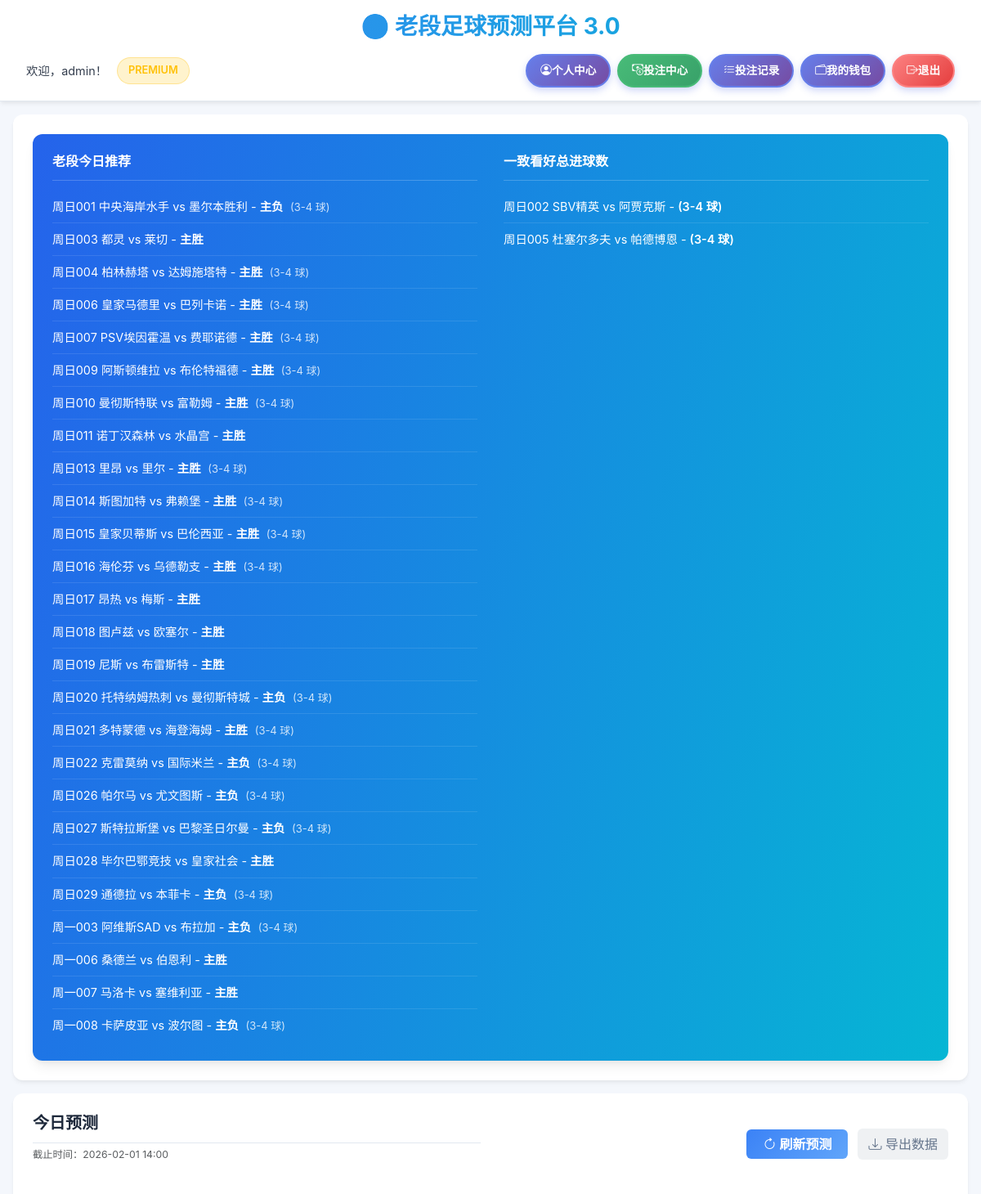
The page / (signed in, upper part) on the database its author committed.
### tables this page shows
CREATE TABLE users (
            id INTEGER PRIMARY KEY AUTOINCREMENT,
            username TEXT UNIQUE NOT NULL,
            password_hash TEXT NOT NULL,
            email TEXT UNIQUE NOT NULL,
            membership_level INTEGER NOT NULL DEFAULT 1,
            created_at DATETIME DEFAULT CURRENT_TIMESTAMP,
            expires_at DATETIME,
            is_active INTEGER DEFAULT 1,
            last_login DATETIME
        , password TEXT);

CREATE TABLE user_membership (
            id INTEGER PRIMARY KEY AUTOINCREMENT,
            user_id INTEGER UNIQUE NOT NULL,
            level INTEGER NOT NULL DEFAULT 1,
            level_name TEXT NOT NULL DEFAULT 'Basic',
            permissions TEXT NOT NULL DEFAULT 'basic_predictions',
            created_at DATETIME DEFAULT CURRENT_TIMESTAMP,
            updated_at DATETIME DEFAULT CURRENT_TIMESTAMP,
            FOREIGN KEY (user_id) REFERENCES users (id) ON DELETE CASCADE
        );

CREATE TABLE predictions (
                    match_id TEXT PRIMARY KEY,
                    match_date TEXT NOT NULL,
                    match_time TEXT NOT NULL,
                    league TEXT,
                    home_team TEXT,
                    away_team TEXT,
                    ml_prediction TEXT,
                    ml_win_prob REAL,
                    ml_draw_prob REAL,
                    ml_lose_prob REAL,
                    ml_predicted_score TEXT,
                    ml_total_goals_range TEXT,
                    dl_prediction TEXT,
                    dl_win_prob REAL,
                    dl_draw_prob REAL,
                    dl_lose_prob REAL,
                    dl_predicted_score TEXT,
                    dl_total_goals_range TEXT,
                    actual_result TEXT,
                    real_match_id TEXT,
                    ai_prediction TEXT,
                    ai_win_rate REAL,
                    ai_reason TEXT,
                    actual_score TEXT,
                    actual_total_goals INTEGER,
                    actual_home_goals INTEGER,
                    actual_away_goals INTEGER
                , win_odds REAL, draw_odds REAL, lose_odds REAL, last_updated DATETIME);

### app.py (the view)
@app.route('/')
@login_required
def index():
    last_update = get_last_update_time()
    if not last_update or (datetime.now() - last_update) > timedelta(minutes=30):
        logger.info("数据陈旧，将启动后台线程更新预测...")
        update_thread = threading.Thread(target=_update_predictions_logic)
        update_thread.start()
    conn = get_db_connection()
    try:
        today_str = datetime.now().strftime('%Y-%m-%d')
        available_matches_rows = conn.execute(
            "SELECT * FROM predictions WHERE match_date >= ? ORDER BY match_date, match_time", (today_str,)
        ).fetchall()
        historical_preds_rows_for_display = conn.execute(
            "SELECT * FROM predictions WHERE actual_result IS NOT NULL AND actual_result != '' ORDER BY match_date DESC, match_time DESC LIMIT 5"
        ).fetchall()
        all_historical_preds_rows = conn.execute(
            "SELECT * FROM predictions WHERE actual_result IS NOT NULL AND actual_result != ''"
        ).fetchall()
    finally:
        conn.close()
    matches = [dict_from_row(match) for match in available_matches_rows]
    matches = filter_active_matches(matches) # 过滤已结束的比赛
    user_info = get_user_membership_info(session['user_id'])
    if not user_info:
        flash('用户信息获取失败', 'error')
        return redirect(url_for('login'))
    membership_level = user_info['membership_level']
    historical_predictions_for_display = [dict_from_row(row) for row in historical_preds_rows_for_display]
    win_loss_recommendations = [
        p for p in matches if p and
        p.get('ml_prediction') and p.get('dl_prediction') and
        isinstance(p.get('ml_prediction'), str) and isinstance(p.get('dl_prediction'), str) and
        p.get('ml_prediction').strip().lower() == p.get('dl_prediction').strip().lower() and
        p.get('ml_prediction').strip().lower() in ['win', 'draw', 'lose']
    ]
    goals_recommendations = [
        p for p in matches if p and
        p.get('ml_total_goals_range') and p.get('dl_total_goals_range') and
        isinstance(p.get('ml_total_goals_range'), str) and isinstance(p.get('dl_total_goals_range'), str) and
        p.get('ml_total_goals_range').strip() == p.get('dl_total_goals_range').strip()
    ]
    all_historical_predictions = [dict_from_row(row) for row in all_historical_preds_rows]
    accuracy_stats = calculate_enhanced_accuracy_stats(all_historical_predictions)
    yesterday_accuracy_stats = calculate_yesterday_accuracy_stats()
    win_loss_match_ids = {p['match_id'] for p in win_loss_recommendations}
    return render_template(
        'index.html',
                           today_predictions=matches,
                           historical_predictions=historical_predictions_for_display, # 传给模板的是用于显示的5条
                           win_loss_recommendations=win_loss_recommendations,
                           goals_recommendations=goals_recommendations,
                           win_loss_match_ids=win_loss_match_ids, # 传递ID集合
        accuracy_stats=accuracy_stats,
        yesterday_accuracy_stats=yesterday_accuracy_stats,  # 添加新的统计数据
        user_info=user_info,
        membership_level=membership_level
    )

### app.py (called while the page is built, shortened)
def get_db_connection():
    conn = sqlite3.connect(DB_FILE)
    conn.row_factory = sqlite3.Row  # 这使得查询结果可以像字典一样访问列
    return conn

def dict_from_row(row):
    if row is None:
        return None
    return dict(zip(row.keys(), row))

def get_last_update_time():
    conn = get_db_connection()
    try:
        conn.execute('''
            CREATE TABLE IF NOT EXISTS app_config (
                key TEXT PRIMARY KEY,
                value TEXT
            )
        ''')
        last_update = conn.execute("SELECT value FROM app_config WHERE key = 'last_successful_update'").fetchone()
        conn.close()
        if last_update:
            return datetime.fromisoformat(last_update[0])
        return None
    except Exception as e:
        logger.error(f"获取最后更新时间失败: {e}")
        if conn:
            conn.close()
        return None

def get_user_membership_info(user_id):
    conn = get_db_connection()
    user_info = conn.execute('''
        SELECT u.*, um.level, um.level_name, um.permissions
        FROM users u
        LEFT JOIN user_membership um ON u.id = um.user_id
        WHERE u.id = ?
    ''', (user_id,)).fetchone()
    conn.close()
    if user_info:
        user_dict = dict_from_row(user_info)
        if user_dict:  # 确保user_dict不是None
            user_dict['membership_level'] = user_dict.get('level', 1)
            user_dict['membership_name'] = user_dict.get('level_name', 'Basic')
            descriptions = {
                1: '只能查看老段推荐和一致看好',
                2: '可查看ML和DL预测，不含AI分析',
                3: '可查看全部预测数据包括AI分析'
            }
            user_dict['membership_description'] = descriptions.get(user_dict.get('level', 1), '基础功能')
            return user_dict
    return None

def login_required(f):
    @wraps(f)
    def decorated_function(*args, **kwargs):
        if 'user_id' not in session:
            return redirect(url_for('login'))
        return f(*args, **kwargs)
    return decorated_function

def _is_goals_in_range(actual_goals, goals_range):
    try:
        if '-' in goals_range:
            min_goals, max_goals = map(int, goals_range.split('-'))
            return min_goals <= actual_goals <= max_goals
        elif goals_range.endswith('+'):
            min_goals = int(goals_range[:-1])
            return actual_goals >= min_goals
        else:
            return actual_goals == int(goals_range)
    except (ValueError, TypeError):
        return False

### templates/index.html (shortened to what this page needs)
<!DOCTYPE html>
<html lang="zh-CN">
<head>
    <link href="{{ url_for('static', filename='css/bootstrap.min.css') }}" rel="stylesheet">
    <link rel="stylesheet" href="{{ url_for('static', filename='css/bootstrap-icons.css') }}">
</head>
<body>
    <header class="main-header">
        <div class="main-container">
            <h1 class="main-title">⚽ 老段足球预测平台 3.0</h1>
            <div class="user-info">
                <div class="welcome-section">
                    <span class="welcome-text">欢迎，{{ user_info.username }}！</span>
                    <span class="membership-badge membership-level-{{ user_info.membership_level }}">
                        {{ user_info.membership_name }}
                    </span>
                </div>
                <div class="nav-buttons">
                    <a href="{{ url_for('profile') }}" class="btn-outline">
                        <i class="bi bi-person-circle"></i> 个人中心
                    </a>
                    <a href="{{ url_for('betting_center') }}" class="btn-outline btn-betting">
                        <i class="bi bi-cash-coin"></i> 投注中心
                    </a>
                    <a href="{{ url_for('betting_records') }}" class="btn-outline">
                        <i class="bi bi-list-check"></i> 投注记录
                    </a>
                    <a href="{{ url_for('wallet') }}" class="btn-outline">
                        <i class="bi bi-wallet2"></i> 我的钱包
                    </a>
                    <a href="{{ url_for('logout') }}" class="btn-outline btn-logout"
                       onclick="return confirm('确定要退出登录吗？')">
                        <i class="bi bi-box-arrow-right"></i> 退出
                    </a>
                </div>
            </div>
        </div>
    </header>
    <main class="main-container">
        <section class="section-card">
            <div class="recommendation-card">
                <div class="recommendation-column">
                    <h3 class="recommendation-title">老段今日推荐</h3>
                    {% if win_loss_recommendations %}
                        <ul class="recommendation-list">
                        {% for p in win_loss_recommendations %}
                            {% set goal_rec = goals_recommendations | selectattr('match_id', 'equalto', p.match_id) | first %}
                            <li>
                                <span>{{ p.match_id }} {{ p.home_team }} vs {{ p.away_team }}</span> -
                                <strong>
                                    {% if p.ml_prediction == 'win' %}主胜
                                    {% elif p.ml_prediction == 'draw' %}平局
                                    {% else %}主负
                                    {% endif %}
                                </strong>
                                {% if goal_rec %}
                                    <span style="opacity: 0.8; font-size: 0.9em; margin-left: 5px;">({{ goal_rec.ml_total_goals_range }} 球)</span>
                                {% endif %}
                            </li>
                        {% endfor %}
                        </ul>
                    {% else %}
                    <p style="opacity: 0.7;">今日暂无胜平负一致推荐。</p>
                    {% endif %}
                </div>
                <div class="recommendation-column">
                    <h3 class="recommendation-title">一致看好总进球数</h3>
                    {% set filtered_goals_recs = goals_recommendations | rejectattr('match_id', 'in', win_loss_match_ids) | list %}
                    {% if filtered_goals_recs %}
                        <ul class="recommendation-list">
                        {% for p in filtered_goals_recs %}
                            <li>
                                <span>{{ p.match_id }} {{ p.home_team }} vs {{ p.away_team }}</span> -
                                <strong>({{ p.ml_total_goals_range }} 球)</strong>
                            </li>
                        {% endfor %}
                        </ul>
                    {% else %}
                        {% if goals_recommendations %}
                            <p style="opacity: 0.7;">所有总进球推荐已在左侧显示。</p>
                        {% else %}
                            <p style="opacity: 0.7;">模型暂无总进球一致推荐。</p>
                        {% endif %}
                    {% endif %}
                </div>
            </div>
        </section>
        {% if membership_level >= 2 %}
        <section class="section-card">
            <div class="row mb-4 align-items-center">
                <div class="col-md-6">
                    <h2 class="section-title mb-1">今日预测</h2>
                    <p class="text-muted small">
                        截止时间：{{ today_predictions[0].match_date ~ ' ' ~ today_predictions[0].match_time if today_predictions else 'N/A' }}
                    </p>
                </div>
                <div class="col-md-6 text-md-end d-flex justify-content-md-end align-items-center" style="gap: 0.75rem;">
                    <form action="{{ url_for('update_predictions') }}" method="POST" class="d-inline" id="update-predictions-form">
                        <button type="submit" class="btn btn-refresh-special" id="update-predictions-btn">
                            <i class="bi bi-arrow-clockwise"></i> 刷新预测
                        </button>
                    </form>
                    {% if membership_level >= 3 %}
                    <a href="{{ url_for('export_predictions') }}" class="btn btn-secondary-soft">
                        <i class="bi bi-download"></i> 导出数据
                    </a>
                    {% endif %}
                </div>
            </div>
        </section>
        {% endif %}
    </main>
</body>
</html>

### rows shown on the page
users: username "admin"
user_membership: membership_name "PREMIUM"
predictions: match_id "周日001", home_team "中央海岸水手", away_team "墨尔本胜利", ml_prediction "主负", ml_total_goals_range "3-4", match_date+match_time "2026-02-01 14:00"
predictions: match_id "周日003", home_team "都灵", away_team "莱切", ml_prediction "主胜"
predictions: match_id "周日004", home_team "柏林赫塔", away_team "达姆施塔特", ml_prediction "主胜", ml_total_goals_range "3-4"
predictions: match_id "周日006", home_team "皇家马德里", away_team "巴列卡诺", ml_prediction "主胜", ml_total_goals_range "3-4"
predictions: match_id "周日007", home_team "PSV埃因霍温", away_team "费耶诺德", ml_prediction "主胜", ml_total_goals_range "3-4"
predictions: match_id "周日009", home_team "阿斯顿维拉", away_team "布伦特福德", ml_prediction "主胜", ml_total_goals_range "3-4"
predictions: match_id "周日010", home_team "曼彻斯特联", away_team "富勒姆", ml_prediction "主胜", ml_total_goals_range "3-4"
predictions: match_id "周日011", home_team "诺丁汉森林", away_team "水晶宫", ml_prediction "主胜"
predictions: match_id "周日013", home_team "里昂", away_team "里尔", ml_prediction "主胜", ml_total_goals_range "3-4"
predictions: match_id "周日014", home_team "斯图加特", away_team "弗赖堡", ml_prediction "主胜", ml_total_goals_range "3-4"
predictions: match_id "周日015", home_team "皇家贝蒂斯", away_team "巴伦西亚", ml_prediction "主胜", ml_total_goals_range "3-4"
predictions: match_id "周日016", home_team "海伦芬", away_team "乌德勒支", ml_prediction "主胜", ml_total_goals_range "3-4"
predictions: match_id "周日017", home_team "昂热", away_team "梅斯", ml_prediction "主胜"
predictions: match_id "周日018", home_team "图卢兹", away_team "欧塞尔", ml_prediction "主胜"
predictions: match_id "周日019", home_team "尼斯", away_team "布雷斯特", ml_prediction "主胜"
predictions: match_id "周日020", home_team "托特纳姆热刺", away_team "曼彻斯特城", ml_prediction "主负", ml_total_goals_range "3-4"
predictions: match_id "周日021", home_team "多特蒙德", away_team "海登海姆", ml_prediction "主胜", ml_total_goals_range "3-4"
predictions: match_id "周日022", home_team "克雷莫纳", away_team "国际米兰", ml_prediction "主负", ml_total_goals_range "3-4"
predictions: match_id "周日026", home_team "帕尔马", away_team "尤文图斯", ml_prediction "主负", ml_total_goals_range "3-4"
predictions: match_id "周日027", home_team "斯特拉斯堡", away_team "巴黎圣日尔曼", ml_prediction "主负", ml_total_goals_range "3-4"
predictions: match_id "周日028", home_team "毕尔巴鄂竞技", away_team "皇家社会", ml_prediction "主胜"
predictions: match_id "周日029", home_team "通德拉", away_team "本菲卡", ml_prediction "主负", ml_total_goals_range "3-4"
predictions: match_id "周一003", home_team "阿维斯SAD", away_team "布拉加", ml_prediction "主负", ml_total_goals_range "3-4"
predictions: match_id "周一006", home_team "桑德兰", away_team "伯恩利", ml_prediction "主胜"
predictions: match_id "周一007", home_team "马洛卡", away_team "塞维利亚", ml_prediction "主胜"
predictions: match_id "周一008", home_team "卡萨皮亚", away_team "波尔图", ml_prediction "主负", ml_total_goals_range "3-4"
predictions: match_id "周日002", home_team "SBV精英", away_team "阿贾克斯", ml_total_goals_range "3-4"
predictions: match_id "周日005", home_team "杜塞尔多夫", away_team "帕德博恩", ml_total_goals_range "3-4"
